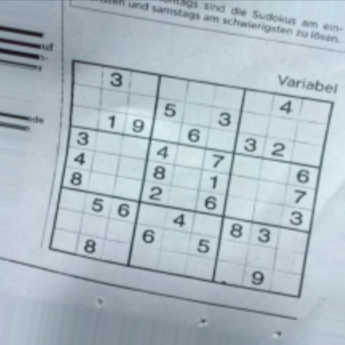
#> input picture data/example.jpg, 345 x 345 px
$ python -i crop.py   (imports and definitions only)
#> lines starting #> are read from the running program, lines starting #| are printed output that depends on the picture; after the words box and inside, x2 and y2 are one past the last pixel; in counts of white or black regions, pixels touching at a corner belong together
#> further down, picture is the input picture: shape (345, 345, 3); mean B, G, R 196.7, 187.4, 173.4
import cv2
import matplotlib.pyplot as plt
import numpy as np


# [11 lines left out: function read_image, not called in this run]


def preprocess(image, display=False):
    """
        Blurs and thresholds the image to get a binary one
    """
#> called with display = False
    gray = cv2.cvtColor(image, cv2.COLOR_BGR2GRAY)
    blur = cv2.GaussianBlur(gray, (3, 3), 6)
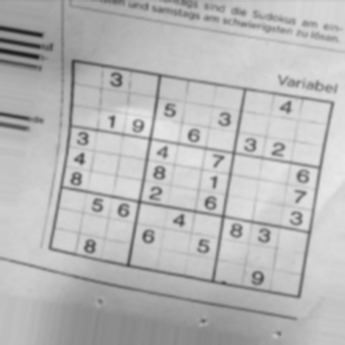
#> blur: shape (345, 345); min 30, max 232, mean 184.4
    threshold_img = cv2.adaptiveThreshold(blur, 255, 1, 1, 11, 2)
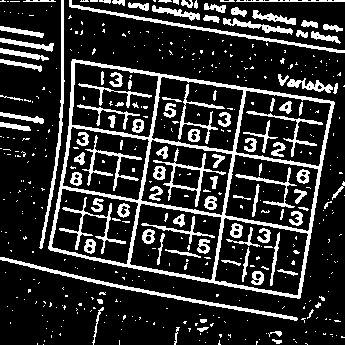
#> threshold_img: shape (345, 345); 18.9% white; 470 white regions (363 under 20 px), largest, box (x1, y1, x2, y2) and area: (48, 59, 335, 299) 6204, (0, 257, 298, 321) 1069, (69, 0, 345, 53) 917
    if display:
        plt.figure()
        plt.imshow(threshold_img)
    return threshold_img


# [37 lines left out: functions main_outline, reframe, splitcells, not called in this run]

>>> import cv2
>>> picture = cv2.imread('../data/example.jpg')
>>> result = preprocess(picture)
